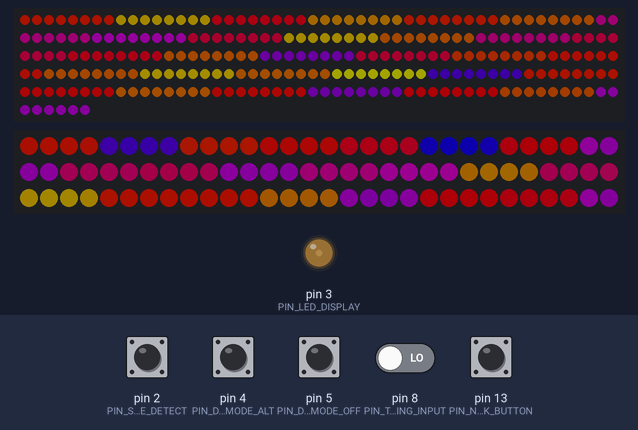
This sketch was run on a simulated Arduino Nano, built with avr-gcc and run on an emulated ATmega328P. On the bench: 256 RGB LEDs in strip order, left to right, continuing on the next row, 90 RGB LEDs in strip order, left to right, continuing on the next row, output pins drawn as LEDs (lit = HIGH). The inputs (shaded band) are chosen by the test bench; at power-on: pin 2 (PIN_SOURCE_DETECT), pin 4 (PIN_DISPLAY_MODE_ALT), pin 5 (PIN_DISPLAY_MODE_OFF), pin 13 (PIN_NEXT_TRACK_BUTTON) HIGH, pin 8 (PIN_TUNING_INPUT) LOW. Dim RGB values are drawn brighter than linear; random numbers use the default seed unless the sketch sets one; the modem accepts every AT command (registered, SIM ready, sends succeed) and sends nothing else.

Above: at 3.1 s.
3.2 s: pin 2 (PIN_SOURCE_DETECT) pulled LOW for 0.15 s
At 6.02 s:
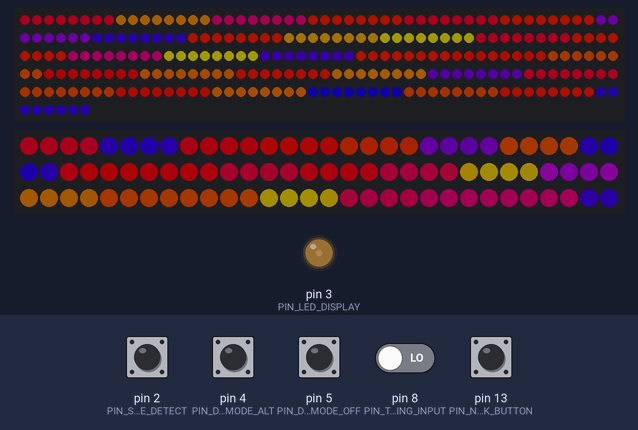
6.3 s: pin 5 (PIN_DISPLAY_MODE_OFF) pulled LOW for 0.15 s
7.0 s: pin 4 (PIN_DISPLAY_MODE_ALT) pulled LOW for 0.15 s
At 7.06 s:
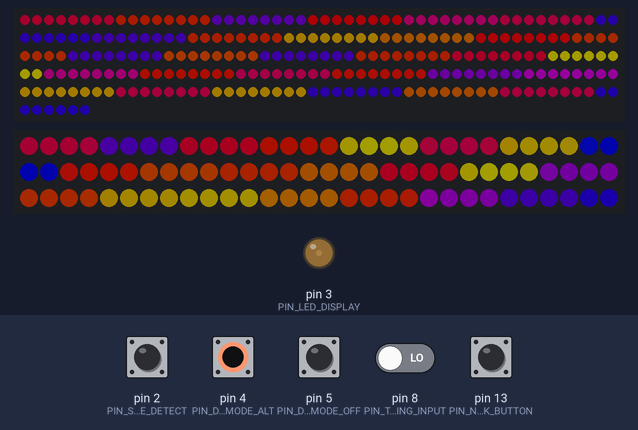
7.7 s: pin 5 (PIN_DISPLAY_MODE_OFF) pulled LOW for 1 s
At 8.3 s:
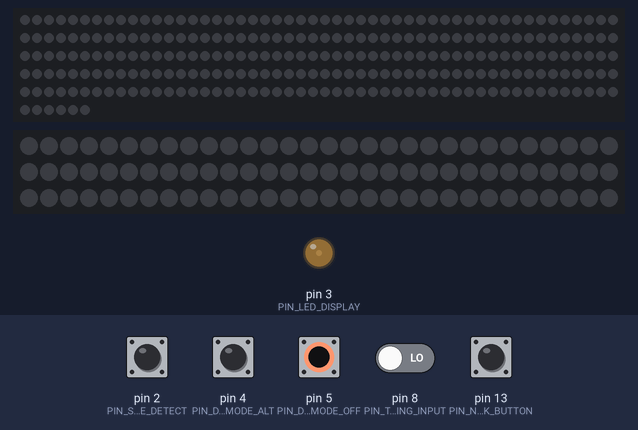
9.3 s: pin 2 (PIN_SOURCE_DETECT) pulled LOW for 1 s
10.9 s: pin 8 (PIN_TUNING_INPUT) driven HIGH
At 12.64 s:
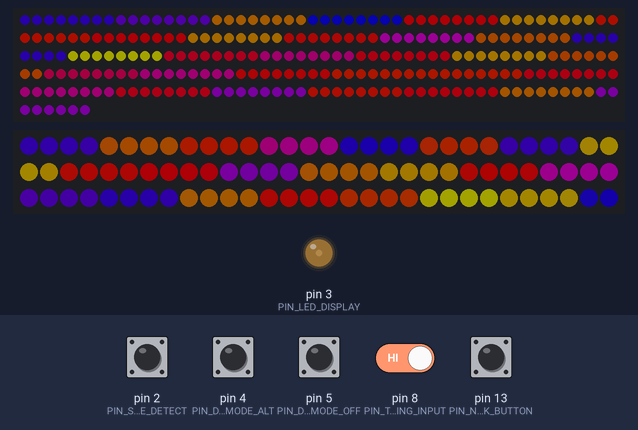
Timing chart, 0 to 14.1 s (numbered marks = the images above; inputs shaded):
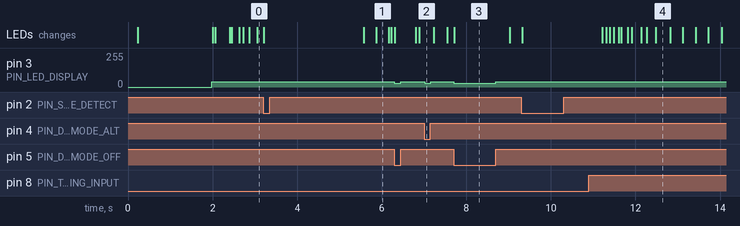

Measured:
- after the input at 6.3 s, pin 3 (PIN_LED_DISPLAY): 40/255 → 30/255 at once, → 40/255 0.15 s later
- after the input at 7.0 s, pin 3 (PIN_LED_DISPLAY): 40/255 → 30/255 at once, → 40/255 0.15 s later
- after the input at 7.7 s, pin 3 (PIN_LED_DISPLAY): 40/255 → 30/255 at once, → 40/255 0.99 s later

The sketch:

Vintage-Radio-1.ino
```cpp
#include <Arduino.h>
#include <FastLED.h>

#include "Config.h"
#include "LedMatrix.h"
#include "LedStrip.h"
#include "DisplayLED.h"
#include "Radio_Tuning.h"
#include "MP3.h"
#include "Bluetooth.h"

// ============================================================
// USER‑TWEAKABLE BRIGHTNESS (ALL IN ONE PLACE)
// ============================================================

// Matrix brightness (FastLED global)
static const uint8_t MATRIX_BRIGHT_NORMAL = 200;
static const uint8_t MATRIX_BRIGHT_ALT    = 100;

// Dial / tuning illumination LED (PWM)
static const uint8_t DIAL_SOLID_NORMAL = 40;
static const uint8_t DIAL_SOLID_ALT    = 30;

// When the matrix is switched OFF, WS2812 load disappears and the 5V rail can rise,
// making the dial LED appear noticeably brighter at the same PWM level.
static const uint8_t DIAL_SOLID_MATRIX_OFF_NORMAL = 30; // tune to taste
static const uint8_t DIAL_SOLID_MATRIX_OFF_ALT    = 25; // tune to taste

// ------------------------------------------------------------
// Folder 4 breathing (shared for matrix/strip)
// ------------------------------------------------------------
static const uint8_t DIAL_PULSE_MIN_NORMAL = 8;
static const uint8_t DIAL_PULSE_MAX_NORMAL = 55;
static const uint8_t DIAL_PULSE_MIN_ALT    = 6;
static const uint8_t DIAL_PULSE_MAX_ALT    = 40;
static const uint8_t DIAL_PULSE_BPM        = 9;

// ------------------------------------------------------------
// Folder 4 dial-only breathing window (prevents "off" without clamping)
// ------------------------------------------------------------
// These only affect the D3 dial LED. Matrix/strip are unchanged.
static const uint8_t DIAL_F4_DIAL_MIN_NORMAL = 32;
static const uint8_t DIAL_F4_DIAL_MAX_NORMAL = 55;
static const uint8_t DIAL_F4_DIAL_MIN_ALT    = 32;
static const uint8_t DIAL_F4_DIAL_MAX_ALT    = 55;

// Flicker behaviour (between stations)
static const uint8_t  DIAL_FLICKER_MIN_NORMAL = 30;
static const uint8_t  DIAL_FLICKER_MAX_NORMAL = 40;
static const uint8_t  DIAL_FLICKER_MIN_ALT    = 10;
static const uint8_t  DIAL_FLICKER_MAX_ALT    = 30;
static const uint16_t DIAL_FLICKER_TICK_MS    = 10;

// ============================================================
// Display mode (3‑way switch)
// ============================================================
enum DisplayMode {
  DISPLAY_NORMAL,
  DISPLAY_ALT,
  DISPLAY_OFF
};

static DisplayMode g_displayMode     = DISPLAY_NORMAL;
static DisplayMode g_lastDisplayMode = (DisplayMode)255;

// ============================================================
// Source mode
// ============================================================
enum SourceMode {
  SOURCE_MP3,
  SOURCE_BT
};

static SourceMode g_sourceMode     = SOURCE_BT;
static SourceMode g_lastSourceMode = (SourceMode)255;

// ============================================================
// State
// ============================================================
static uint8_t  g_folder = 1;
static uint32_t g_lastTunePollMs = 0;
static const uint16_t TUNE_POLL_MS = 120;

static BluetoothModule g_bt(Config::PIN_BT_RX, Config::PIN_BT_TX);

// Next-track button debounce state (D13, active-low)
static const uint16_t NEXT_BTN_DEBOUNCE_MS = 30;
static uint8_t  g_nextBtnRaw = HIGH;
static uint8_t  g_nextBtnStable = HIGH;
static uint32_t g_nextBtnLastChangeMs = 0;

// Folder 4 shared breath smoothing (Q8.8 fixed point)
static uint16_t g_spookyBreathQ8_8 = 0;

// Dial dithering accumulator (16-bit fractional error diffusion)
static uint16_t g_dialDitherErr16 = 0;

// ============================================================
// Helpers
// ============================================================
static DisplayMode readDisplayMode() {
  if (digitalRead(Config::PIN_DISPLAY_MODE_OFF) == LOW) return DISPLAY_OFF;
  if (digitalRead(Config::PIN_DISPLAY_MODE_ALT) == LOW) return DISPLAY_ALT;
  return DISPLAY_NORMAL;
}

static SourceMode readSourceMode() {
  return (digitalRead(Config::PIN_SOURCE_DETECT) == LOW) ? SOURCE_MP3 : SOURCE_BT;
}

static uint8_t sanitizeFolder(uint8_t f) {
  if (f >= 1 && f <= 4) return f;
  if (f == 99) return 99;
  return 99;
}

static inline void resetSpookyBreathSmoother() {
  g_spookyBreathQ8_8 = 0;
}

static inline uint8_t smoothSpookyBreath(uint8_t target) {
  const uint16_t targetQ = (uint16_t)target << 8;
  if (g_spookyBreathQ8_8 == 0) g_spookyBreathQ8_8 = targetQ;
  const int16_t diff = (int16_t)(targetQ - g_spookyBreathQ8_8);
  g_spookyBreathQ8_8 = (uint16_t)(g_spookyBreathQ8_8 + (diff >> 2));
  return (uint8_t)(g_spookyBreathQ8_8 >> 8);
}

// Dial-only smooth breathing output (same BPM as matrix/strip, but mapped to a safe PWM window)
// Uses high-resolution temporal dithering to reduce visible stepping at low PWM levels.
static inline uint8_t dialBreathMapped(bool altMode) {
  const uint8_t dMin = altMode ? DIAL_F4_DIAL_MIN_ALT : DIAL_F4_DIAL_MIN_NORMAL;
  const uint8_t dMax = altMode ? DIAL_F4_DIAL_MAX_ALT : DIAL_F4_DIAL_MAX_NORMAL;

  if (dMax <= dMin) return dMin;

  const uint8_t range = (uint8_t)(dMax - dMin);

  // 16-bit sine, phase-locked to millis() at DIAL_PULSE_BPM
  const uint16_t wave16 = beatsin16(DIAL_PULSE_BPM, 0, 65535);

  // Convert to 0..255 shape (still for easing), but KEEP the full 16-bit wave for fraction.
  uint8_t shape8 = (uint8_t)(wave16 >> 8);
  shape8 = ease8InOutQuad(shape8);

  // Re-expand eased shape back to 16-bit so fractional resolution exists even at low end.
  // This keeps the curve smooth while allowing much finer dithering steps.
  const uint16_t eased16 = (uint16_t)shape8 << 8; // 0..65535 in steps of 256 (still better than before after mapping)

  // Map eased16 (0..65535) into dMin..dMax using 16-bit math:
  // value16 = dMin*65535 + eased16*range
  // out = floor(value16 / 65535), frac = remainder
  const uint32_t scaled32 = (uint32_t)eased16 * (uint32_t)range; // 0..(65535*range)

  // Integer part (0..range) and 16-bit fractional part (0..65534)
  const uint16_t baseAdd = (uint16_t)(scaled32 >> 16);           // ~0..range
  const uint16_t frac16  = (uint16_t)(scaled32 & 0xFFFF);        // fractional

  uint8_t out = (uint8_t)(dMin + (uint8_t)baseAdd);

  // High-res temporal dithering: accumulate 16-bit fraction.
  // If it overflows, bump output by 1 (never exceed dMax).
  g_dialDitherErr16 = (uint16_t)(g_dialDitherErr16 + frac16);
  if (g_dialDitherErr16 < frac16) { // overflow occurred
    if (out < dMax) out++;
  }

  return out;
}

// ============================================================
// Setup
// ============================================================
void setup() {
  Serial.begin(115200);
  delay(200);

  pinMode(Config::PIN_SOURCE_DETECT, INPUT_PULLUP);
  pinMode(Config::PIN_DISPLAY_MODE_NORMAL, INPUT_PULLUP);
  pinMode(Config::PIN_DISPLAY_MODE_ALT,    INPUT_PULLUP);
  pinMode(Config::PIN_DISPLAY_MODE_OFF,    INPUT_PULLUP);

  pinMode(Config::PIN_NEXT_TRACK_BUTTON, INPUT_PULLUP);
  g_nextBtnRaw = digitalRead(Config::PIN_NEXT_TRACK_BUTTON);
  g_nextBtnStable = g_nextBtnRaw;
  g_nextBtnLastChangeMs = millis();

  LedMatrix::begin();
  LedStrip::begin();

  FastLED.setMaxPowerInVoltsAndMilliamps(5, 1200);

  DisplayLED::begin(Config::PIN_LED_DISPLAY);

  g_bt.begin(Config::BT_BAUD);
  g_bt.sendInitialCommands();
  g_bt.sleep();

  MP3::init();

  FastLED.setBrightness(MATRIX_BRIGHT_NORMAL);

  DBG_BOOT(F("[BOOT] System ready"));
}

// ============================================================
// Loop
// ============================================================
void loop() {
  const uint32_t now = millis();

  // ----------------------------------------------------------
  // Display mode
  // ----------------------------------------------------------
  g_displayMode = readDisplayMode();
  if (g_displayMode != g_lastDisplayMode) {
    g_lastDisplayMode = g_displayMode;

    switch (g_displayMode) {
      case DISPLAY_NORMAL:
        DBG_SRC(F("Display mode: NORMAL"));
        FastLED.setBrightness(MATRIX_BRIGHT_NORMAL);
        break;

      case DISPLAY_ALT:
        DBG_SRC(F("Display mode: ALTERNATE"));
        FastLED.setBrightness(MATRIX_BRIGHT_ALT);
        break;

      case DISPLAY_OFF:
        DBG_SRC(F("Display mode: MATRIX_OFF"));
        break;
    }
  }

  const bool altMode  = (g_displayMode == DISPLAY_ALT);
  const bool lightsOn = (g_displayMode != DISPLAY_OFF);

  // ----------------------------------------------------------
  // Source mode
  // ----------------------------------------------------------
  g_sourceMode = readSourceMode();
  if (g_sourceMode != g_lastSourceMode) {
    g_lastSourceMode = g_sourceMode;

    if (g_sourceMode == SOURCE_BT) {
      g_bt.wake();
      DBG_SRC(F("[SRC] Bluetooth"));
    } else {
      g_bt.sleep();
      DBG_SRC(F("[SRC] MP3"));
    }
  }

  // ----------------------------------------------------------
  // Next-track button debounce
  // ----------------------------------------------------------
  const uint8_t btn = digitalRead(Config::PIN_NEXT_TRACK_BUTTON);

  if (btn != g_nextBtnRaw) {
    g_nextBtnRaw = btn;
    g_nextBtnLastChangeMs = now;
  }

  if ((now - g_nextBtnLastChangeMs) >= NEXT_BTN_DEBOUNCE_MS &&
      g_nextBtnStable != g_nextBtnRaw) {

    g_nextBtnStable = g_nextBtnRaw;

    if (g_nextBtnStable == LOW) {
      if (g_sourceMode == SOURCE_MP3) {
        MP3::nextTrack();
        DBG_MP3(F("MP3: Next track (button)"));
      }
    }
  }

  // ----------------------------------------------------------
  // Folder selection (RC timing protected)
  // ----------------------------------------------------------
  bool didTunePollThisLoop = false;

  if (g_sourceMode == SOURCE_MP3) {
    if (now - g_lastTunePollMs >= TUNE_POLL_MS) {
      g_lastTunePollMs = now;
      didTunePollThisLoop = true;
      g_folder = sanitizeFolder(RadioTuning::getFolder(Config::PIN_TUNING_INPUT));
    }
  } else {
    g_folder = 1;
  }

  // ----------------------------------------------------------
  // MP3 control
  // ----------------------------------------------------------
  if (g_sourceMode == SOURCE_MP3) {
    MP3::setDesiredFolder(g_folder);
    MP3::tick();
  }

  // ----------------------------------------------------------
  // Dial LED + shared Folder 4 breath
  // ----------------------------------------------------------
  if (!lightsOn) {
    DisplayLED::setSolid(altMode ? DIAL_SOLID_MATRIX_OFF_ALT : DIAL_SOLID_MATRIX_OFF_NORMAL);
    LedMatrix::setSpookyBreath(0xFF);
    LedStrip::setSpookyBreath(0xFF);
    resetSpookyBreathSmoother();
    g_dialDitherErr16 = 0;
  } else if (g_folder == 99) {
    DisplayLED::flickerRandomTick(
      altMode ? DIAL_FLICKER_MIN_ALT : DIAL_FLICKER_MIN_NORMAL,
      altMode ? DIAL_FLICKER_MAX_ALT : DIAL_FLICKER_MAX_NORMAL,
      DIAL_FLICKER_TICK_MS
    );
    LedMatrix::setSpookyBreath(0xFF);
    LedStrip::setSpookyBreath(0xFF);
    resetSpookyBreathSmoother();
    g_dialDitherErr16 = 0;
  } else if (g_folder == 4) {
    // Matrix/strip keep existing shared breath (unchanged)
    const uint8_t rawBreath = beatsin8(
      DIAL_PULSE_BPM,
      altMode ? DIAL_PULSE_MIN_ALT : DIAL_PULSE_MIN_NORMAL,
      altMode ? DIAL_PULSE_MAX_ALT : DIAL_PULSE_MAX_NORMAL
    );

    const uint8_t sharedBreath = smoothSpookyBreath(rawBreath);

    // Dial uses mapped + high-res dithered sine (no clamp, no flat dwell), same BPM phase
    const uint8_t dialOut = dialBreathMapped(altMode);

    DisplayLED::setSolid(dialOut);
    LedMatrix::setSpookyBreath(sharedBreath);
    LedStrip::setSpookyBreath(sharedBreath);
  } else {
    DisplayLED::setSolid(altMode ? DIAL_SOLID_ALT : DIAL_SOLID_NORMAL);
    LedMatrix::setSpookyBreath(0xFF);
    LedStrip::setSpookyBreath(0xFF);
    resetSpookyBreathSmoother();
    g_dialDitherErr16 = 0;
  }

  // ----------------------------------------------------------
  // LEDs: skip updates on the RC-measurement iteration
  // ----------------------------------------------------------
  if (!didTunePollThisLoop) {
    LedStrip::update(g_folder, lightsOn);
    LedMatrix::update(g_folder, lightsOn);
  }
}
```

Bluetooth.cpp
```cpp
// Bluetooth.cpp
#include "Bluetooth.h"
#include "Config.h"

BluetoothModule::BluetoothModule(uint8_t rxPin, uint8_t txPin)
 : _rxPin(rxPin),
   _txPin(txPin),
   _baud(0),
   _active(false),
   btSerial(rxPin, txPin) {
}

void BluetoothModule::begin(long baudRate) {
  _baud = baudRate;
  btSerial.begin(_baud);
  _active = true;
  btSerial.listen();
}

void BluetoothModule::wake() {
  if (_active) return;
  if (_baud <= 0) return;
  btSerial.begin(_baud);
  _active = true;
  btSerial.listen();
}

void BluetoothModule::sleep() {
  if (!_active) return;
  // Stop SoftwareSerial to avoid background ISR timing interference
  btSerial.end();
  _active = false;

  // Tri-state pins
  pinMode(_rxPin, INPUT);
  pinMode(_txPin, INPUT);
}

bool BluetoothModule::isActive() const {
  return _active;
}

void BluetoothModule::sendInitialCommands() {
  if (!_active) wake();

  // Commands stored in flash to save SRAM.
  sendCommand(F("AT+CT04")); // baud rate setting kept per working setup
  delay(50);
  sendCommand(F("AT+BDO'l Timey Radio")); // device name
  delay(50);
  sendCommand(F("AT+CK00")); // disable auto-switch
  delay(50);
  sendCommand(F("AT+B200")); // disable call functions
  delay(50);
  sendCommand(F("AT+CA30")); // volume 100%
  delay(50);
  sendCommand(F("AT+CN00")); // disable prompts
  delay(50);
  sendCommand(F("AT+CQ01")); // EQ Rock
  delay(50);

  DBG_BT(F("[BT] Initial AT commands sent"));
}

void BluetoothModule::sendCommand(const __FlashStringHelper *cmd) {
  if (!_active) return;
  btSerial.listen();
  btSerial.print(cmd);
  btSerial.print("\r\n");
  delay(100);
}

void BluetoothModule::passthrough() {
  if (!_active) return;

  btSerial.listen();

  // PC -> BT201
  if (Serial.available()) {
    char buf[64];
    size_t n = Serial.readBytesUntil('\n', buf, sizeof(buf) - 1);
    buf[n] = '\0';
    if (n > 0 && buf[n - 1] == '\r') buf[n - 1] = '\0';

    if (buf[0] != '\0') {
      btSerial.print(buf);
      btSerial.print("\r\n");

      // Optional passthrough debug (BT_DEBUG)
      DBG_BT2(F("[BT] Sent: "), buf);
    }
  }

  // BT201 -> PC
  while (btSerial.available()) {
    char c = btSerial.read();
    Serial.write(c);
  }
}
```

Bluetooth.h
```cpp
// Bluetooth.h
#ifndef BLUETOOTH_H
#define BLUETOOTH_H

#include <Arduino.h>
#include <SoftwareSerial.h>

/*
  ============================================================
  Bluetooth Module (BT201) Wrapper
  ============================================================

  The BT201 is configured via AT commands at boot. After initialization,
  its SoftwareSerial UART is usually put to sleep to prevent contention with
  the MP3 module's SoftwareSerial.

  Why sleep?
  - SoftwareSerial uses interrupt timing and can interfere with other timing-sensitive
    operations (including other SoftwareSerial instances and RC timing reads).
  - Sleeping avoids background listening overhead and reduces jitter.

  Optional passthrough:
  - If enabled at compile time in the sketch, allows PC Serial Monitor <-> BT201 UART.
*/

class BluetoothModule {
public:
  BluetoothModule(uint8_t rxPin, uint8_t txPin);

  // Begin SoftwareSerial at baudRate and set as active listener.
  void begin(long baudRate);

  // Send initial AT commands (stored in flash).
  void sendInitialCommands();

  // Forward data between USB Serial and BT serial (only if UART is active).
  void passthrough();

  // Stop SoftwareSerial and tri-state pins (reduces interference).
  void sleep();

  // Re-enable SoftwareSerial after sleep.
  void wake();

  bool isActive() const;

private:
  uint8_t _rxPin;
  uint8_t _txPin;
  long    _baud;
  bool    _active;
  SoftwareSerial btSerial;

  void sendCommand(const __FlashStringHelper *cmd);
};

#endif // BLUETOOTH_H
```

DisplayLED.cpp
```cpp
// DisplayLED.cpp
#include "DisplayLED.h"

namespace DisplayLED {
  static uint8_t  s_pin = 255;
  static uint8_t  s_currentBright = 0;
  static uint32_t s_lastTickMs = 0;

  void begin(uint8_t pin) {
    s_pin = pin;
    pinMode(s_pin, OUTPUT);
    s_currentBright = 0;
    analogWrite(s_pin, s_currentBright);
    s_lastTickMs = millis();
  }

  void setSolid(uint8_t brightness) {
    if (s_pin == 255) return;
    if (brightness != s_currentBright) {
      s_currentBright = brightness;
      analogWrite(s_pin, s_currentBright);
    }
  }

  void pulseSineTick(uint8_t bpm, uint8_t minBright, uint8_t maxBright, uint16_t tickMs) {
    if (s_pin == 255) return;
    const uint32_t now = millis();
    if (now - s_lastTickMs < tickMs) return;
    s_lastTickMs = now;

    const uint8_t pulse = beatsin8(bpm, minBright, maxBright);
    if (pulse != s_currentBright) {
      s_currentBright = pulse;
      analogWrite(s_pin, s_currentBright);
    }
  }

  void flickerRandomTick(uint8_t minBright, uint8_t maxBright, uint16_t tickMs) {
    if (s_pin == 255) return;
    const uint32_t now = millis();
    if (now - s_lastTickMs < tickMs) return;
    s_lastTickMs = now;

    if (maxBright < minBright) {
      const uint8_t tmp = minBright;
      minBright = maxBright;
      maxBright = tmp;
    }

    // random8(a,b) returns [a, b) so we use maxBright+1 carefully.
    const uint8_t val = random8(minBright, (uint8_t)(maxBright + 1));
    if (val != s_currentBright) {
      s_currentBright = val;
      analogWrite(s_pin, s_currentBright);
    }
  }
}
```

Source omitted: DisplayLED.h (1451 bytes), LedMatrix.cpp (7170 bytes), LedMatrix.h (3854 bytes), LedStrip.cpp (8892 bytes), LedStrip.h (1694 bytes), MP3.cpp (7128 bytes), MP3.h (1129 bytes), Radio_Tuning.cpp (4941 bytes), Radio_Tuning.h (1380 bytes), Config.h (12560 bytes)
